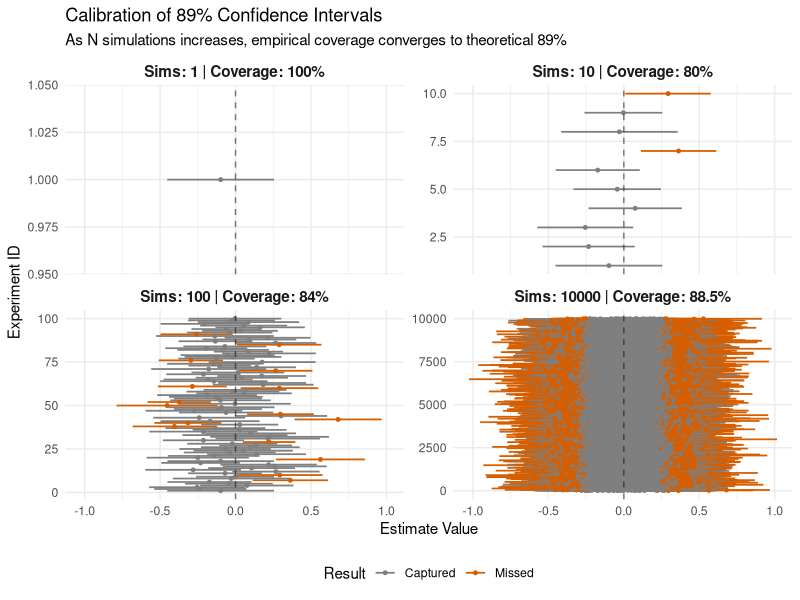

Source code (R):
## ---- chunk 1
#| label: ci-simulation
#| message: false
#| warning: false
#| fig-cap: "Simulation of Confidence Intervals (89% Level)"

library(tidyverse)
library(patchwork) # Optional but great for combining plots, though facets work here too

# 1. Set Parameters
set.seed(89)         # For reproducibility
mu_true <- 0         # True population mean
sigma <- 1           # True population standard deviation
n_sample <- 30       # Sample size drawn per experiment
conf_level <- 0.89   # 89% Confidence level
sim_steps <- c(1, 10, 100, 10000) # The steps we want to visualize

# 2. Generate the Master Data (1000 total simulations)
# We generate the max needed (1000) and then filter for the plots
max_sims <- max(sim_steps)

master_data <- tibble(sim_id = 1:max_sims) %>%
  rowwise() %>%
  mutate(
    # Generate random sample
    data = list(rnorm(n_sample, mean = mu_true, sd = sigma)),
    
    # Calculate stats
    x_bar = mean(unlist(data)),
    s = sd(unlist(data)),
    se = s / sqrt(n_sample),
    
    # Critical Value (t-distribution)
    alpha = 1 - conf_level,
    t_crit = qt(1 - alpha / 2, df = n_sample - 1),
    
    # Intervals
    ci_lower = x_bar - t_crit * se,
    ci_upper = x_bar + t_crit * se,
    
    # Check if we captured the mean
    captured = ifelse(ci_lower <= mu_true & ci_upper >= mu_true, 
                      "Captured", "Missed")
  ) %>%
  ungroup()

# 3. Create a combined dataset for plotting
# We duplicate rows to assign them to different "View" groups (1, 10, 100, 1000)
plot_data <- map_dfr(sim_steps, function(k) {
  
  # Slice the first k simulations
  subset_data <- master_data %>% slice(1:k)
  
  # Calculate empirical coverage for this specific subset
  coverage_rate <- mean(subset_data$captured == "Captured")
  
  # Return data with a labeling column for the facet
  subset_data %>%
    mutate(
      n_sims_label = factor(k, levels = sim_steps),
      facet_title = paste0("Sims: ", k, " | Coverage: ", round(coverage_rate * 100, 1), "%")
    )
})

# ensure factor order for plotting
plot_data$facet_title <- factor(plot_data$facet_title, levels = unique(plot_data$facet_title))

# 4. Plot
ggplot(plot_data, aes(y = sim_id)) +
  # Draw the CI lines
  geom_segment(aes(x = ci_lower, xend = ci_upper, y = sim_id, yend = sim_id, color = captured), 
               linewidth = 0.6) +
  # Draw the sample means
  geom_point(aes(x = x_bar, color = captured), size = 1) +
  # Draw the True Mean line
  geom_vline(xintercept = mu_true, linetype = "dashed", alpha = 0.5) +
  
  # Facet by the simulation count groups
  facet_wrap(~facet_title, scales = "free_y", ncol = 2) +
  
  # Colors
  scale_color_manual(values = c("Captured" = "gray50", "Missed" = "#D55E00")) +
  
  # Labels and Theme
  labs(
    title = paste0("Calibration of ", conf_level*100, "% Confidence Intervals"),
    subtitle = "As N simulations increases, empirical coverage converges to theoretical 89%",
    x = "Estimate Value",
    y = "Experiment ID",
    color = "Result"
  ) +
  theme_minimal() +
  theme(
    legend.position = "bottom",
    strip.text = element_text(face = "bold", size = 11),
    panel.grid.minor.y = element_blank()
  )
